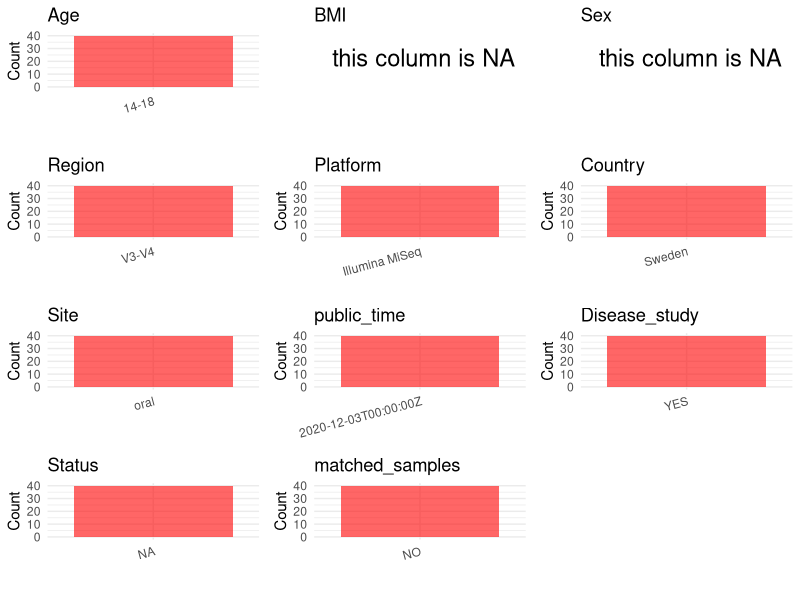

This figure's R source: (Note: this script raises an error after producing the figure.)
## ---- chunk 1
library(dplyr)
library(ggplot2)
library(cowplot)
setwd("D:/PRJNA681486")
initial_meta<-read.csv("SraRunTable .csv",header = T)
head(initial_meta)
## ---- chunk 2
metadata <- data.frame(
  BioProject = initial_meta$BioProject,
  Run = initial_meta$Run,
  sample_name = initial_meta$Library.Name,
  Platform = initial_meta$Instrument,
  Country = initial_meta$geo_loc_name_country,
  public_time =initial_meta$ReleaseDate,  
  stringsAsFactors = FALSE
)
## ---- chunk 3
 metadata$Age <-"14-18"
 metadata$BMI <- NA_character_
 metadata$Sex <- NA
 metadata$PCR_primers <-"F:5'CCTACGGGNGGCWGCAG; R：5'GACTACHVGGGTATCTAATCC"
 metadata$Region <- "V3-V4"
 metadata$Site <- "oral"
 metadata$title <- "Bacterial Composition and Metabolomics of Dental Plaque From Adolescents"
 metadata$Disease_study <- "YES"
 metadata$Status <- "NA"
metadata$matched_samples <- "NO"
## ---- chunk 4
# Check initial data distribution
cat("Initial sample distribution:\n")
table(metadata$sample_name)
table(metadata$Site)

# Calculate sampling frequency per subject
sample_counts <- table(metadata$sample_name)
cat("\nNumber of samples per subject:\n")
print(sample_counts)
## ---- chunk 5
# Check the number of unique runs and sample names
print(paste("Number of unique runs:", length(unique(metadata$Run))))
print(paste("Number of unique sample names:", length(unique(metadata$sample_name))))
## ---- chunk 6
# Select columns for visualization
plot_data <- metadata %>%
  select(-BioProject, -Run, -sample_name, -title)

# Function to create simple plots for each column
create_simple_plots <- function(data) {
  plots <- list()
  
  for (col in colnames(data)) {
    # Check if the column is all NA
    if (all(is.na(data[[col]]))) {
      # Create an empty plot with text indicating all NA
      p <- ggplot() +
        annotate("text", x = 0.5, y = 0.5, label = "this column is NA", size = 6) +
        labs(title = col) +
        theme_void()
    } else if (is.numeric(data[[col]])) {
      # Numeric variable: histogram
      p <- ggplot(data, aes(x = .data[[col]])) +
        geom_histogram(fill = "blue", alpha = 0.6, bins = 20, na.rm = TRUE) +
        labs(title = col) +
        theme_minimal()
    } else {
      # Categorical variable: bar plot (remove NA values)
      count_data <- as.data.frame(table(data[[col]], useNA = "ifany"))
      p <- ggplot(count_data, aes(x = reorder(Var1, -Freq), y = Freq)) +
        geom_col(fill = "red", alpha = 0.6) +
        labs(title = col, x = NULL, y = "Count") +
        theme_minimal() +
        theme(axis.text.x = element_text(angle = 15, hjust = 1))
    }
    plots[[col]] <- p
  }
  
  return(plots)
}

# Generate and arrange plots
plots <- create_simple_plots(plot_data)
p<-plot_grid(plots$Age, 
          plots$BMI, 
          plots$Sex, 
          plots$Region, 
          plots$Platform, 
          plots$Country, 
          plots$Site,
          plots$public_time, 
          plots$Disease_study,
          plots$Status,
          plots$matched_samples,# add 
          ncol = 3, align = "hv", axis = "lb")
ggsave("Metadata_Summary.png", plot = p, width = 8, height = 6, dpi = 150)
## ---- chunk 7
knitr::include_graphics("Metadata_Summary.png")
## ---- chunk 8
# Reorder columns to match the desired format
metadata <- metadata[, c(
  "BioProject", "Run", "sample_name", "Age", "BMI", "Sex", 
  "Region", "Platform", "Country", "Site", "public_time", 
  "PCR_primers", "title", "Disease_study", "Status","matched_samples"
)]

# Export the uniform metadata to a CSV file
write.csv(metadata, file = "metadata.csv", quote = FALSE)
head(metadata)
